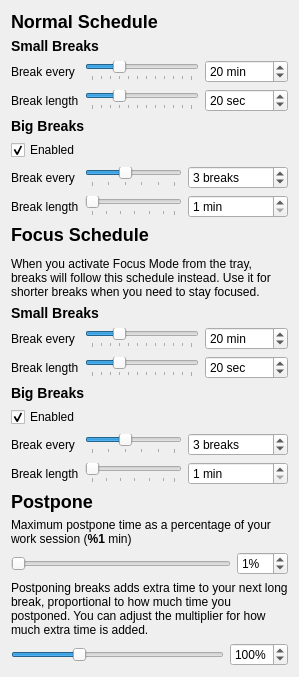
          <widget class="QWidget" name="breakPage">
           <layout class="QVBoxLayout" name="verticalLayout_1">
            <item>
             <widget class="QLabel" name="label_20">
              <property name="text">
               <string>&lt;h2&gt;Normal Schedule&lt;/h2&gt;</string>
              </property>
             </widget>
            </item>
            <item>
             <widget class="QLabel" name="label_21">
              <property name="text">
               <string>&lt;h3&gt;Small Breaks&lt;/h3&gt;</string>
              </property>
             </widget>
            </item>
            <item>
             <layout class="QGridLayout" name="gridLayout_2">
              <item row="1" column="2">
               <widget class="QSpinBox" name="smallBreakForBox">
                <property name="suffix">
                 <string> sec</string>
                </property>
                <property name="minimum">
                 <number>5</number>
                </property>
                <property name="maximum">
                 <number>65535</number>
                </property>
                <property name="value">
                 <number>20</number>
                </property>
               </widget>
              </item>
              <item row="1" column="1">
               <widget class="SteppedSlider" name="smallBreakForSlider">
                <property name="minimum">
                 <number>5</number>
                </property>
                <property name="maximum">
                 <number>60</number>
                </property>
                <property name="singleStep">
                 <number>5</number>
                </property>
                <property name="pageStep">
                 <number>5</number>
                </property>
                <property name="value">
                 <number>20</number>
                </property>
                <property name="orientation">
                 <enum>Qt::Orientation::Horizontal</enum>
                </property>
                <property name="tickPosition">
                 <enum>QSlider::TickPosition::TicksBelow</enum>
                </property>
               </widget>
              </item>
              <item row="1" column="0">
               <widget class="QLabel" name="label_4">
                <property name="toolTip">
                 <string extracomment="Tooltip for &quot;Break length&quot; config (small break)">Duration of small breaks (in seconds)</string>
                </property>
                <property name="text">
                 <string>Break length</string>
                </property>
               </widget>
              </item>
              <item row="0" column="2">
               <widget class="QSpinBox" name="smallBreakEveryBox">
                <property name="suffix">
                 <string> min</string>
                </property>
                <property name="minimum">
                 <number>5</number>
                </property>
                <property name="maximum">
                 <number>65535</number>
                </property>
                <property name="value">
                 <number>20</number>
                </property>
               </widget>
              </item>
              <item row="0" column="1">
               <widget class="SteppedSlider" name="smallBreakEverySlider">
                <property name="minimum">
                 <number>5</number>
                </property>
                <property name="maximum">
                 <number>60</number>
                </property>
                <property name="singleStep">
                 <number>5</number>
                </property>
                <property name="pageStep">
                 <number>5</number>
                </property>
                <property name="value">
                 <number>20</number>
                </property>
                <property name="orientation">
                 <enum>Qt::Orientation::Horizontal</enum>
                </property>
                <property name="tickPosition">
                 <enum>QSlider::TickPosition::TicksBelow</enum>
                </property>
                <property name="tickInterval">
                 <number>0</number>
                </property>
               </widget>
              </item>
              <item row="0" column="0">
               <widget class="QLabel" name="label_3">
                <property name="toolTip">
                 <string extracomment="Tooltip for &quot;Break every&quot; config (small break)">Length of work time between breaks</string>
                </property>
                <property name="text">
                 <string>Break every</string>
                </property>
               </widget>
              </item>
             </layout>
            </item>
            <item>
             <widget class="QLabel" name="label_22">
              <property name="text">
               <string>&lt;h3&gt;Big Breaks&lt;/h3&gt;</string>
              </property>
             </widget>
            </item>
            <item>
             <widget class="QCheckBox" name="bigBreakEnabled">
              <property name="text">
               <string>Enabled</string>
              </property>
              <property name="checked">
               <bool>true</bool>
              </property>
             </widget>
            </item>
            <item>
             <layout class="QGridLayout" name="gridLayout_5">
              <item row="0" column="2">
               <widget class="QSpinBox" name="bigBreakAfterBox">
                <property name="suffix">
                 <string> breaks</string>
                </property>
                <property name="minimum">
                 <number>1</number>
                </property>
                <property name="maximum">
                 <number>65535</number>
                </property>
                <property name="value">
                 <number>3</number>
                </property>
               </widget>
              </item>
              <item row="0" column="0">
               <widget class="QLabel" name="label_5">
                <property name="toolTip">
                 <string extracomment="Tooltip for &quot;Break every&quot; config (big break)">Every so many breaks will be a big break</string>
                </property>
                <property name="text">
                 <string>Break every</string>
                </property>
               </widget>
              </item>
              <item row="1" column="2">
               <widget class="QSpinBox" name="bigBreakForBox">
                <property name="suffix">
                 <string> min</string>
                </property>
                <property name="minimum">
                 <number>1</number>
                </property>
                <property name="maximum">
                 <number>65535</number>
                </property>
               </widget>
              </item>
              <item row="0" column="1">
               <widget class="SteppedSlider" name="bigBreakAfterSlider">
                <property name="minimum">
                 <number>1</number>
                </property>
                <property name="maximum">
                 <number>6</number>
                </property>
                <property name="pageStep">
                 <number>1</number>
                </property>
                <property name="value">
                 <number>3</number>
                </property>
                <property name="orientation">
                 <enum>Qt::Orientation::Horizontal</enum>
                </property>
                <property name="tickPosition">
                 <enum>QSlider::TickPosition::TicksBelow</enum>
                </property>
               </widget>
              </item>
              <item row="1" column="1">
               <widget class="SteppedSlider" name="bigBreakForSlider">
                <property name="minimum">
                 <number>1</number>
                </property>
                <property name="maximum">
                 <number>30</number>
                </property>
                <property name="singleStep">
                 <number>1</number>
                </property>
                <property name="pageStep">
                 <number>1</number>
                </property>
                <property name="value">
                 <number>1</number>
                </property>
                <property name="orientation">
                 <enum>Qt::Orientation::Horizontal</enum>
                </property>
                <property name="tickPosition">
                 <enum>QSlider::TickPosition::TicksBelow</enum>
                </property>
                <property name="tickInterval">
                 <number>5</number>
                </property>
               </widget>
              </item>
              <item row="1" column="0">
               <widget class="QLabel" name="label_6">
                <property name="toolTip">
                 <string extracomment="Tooltip for &quot;Break length&quot; config (big break)">Duration of big breaks (in seconds)</string>
                </property>
                <property name="text">
                 <string>Break length</string>
                </property>
               </widget>
              </item>
             </layout>
            </item>
            <item>
             <widget class="QLabel" name="label_32">
              <property name="text">
               <string>&lt;h2&gt;Focus Schedule&lt;/h2&gt;When you activate Focus Mode from the tray, breaks will follow this schedule instead. Use it for shorter breaks when you need to stay  focused.</string>
              </property>
              <property name="wordWrap">
               <bool>true</bool>
              </property>
             </widget>
            </item>
            <item>
             <widget class="QLabel" name="label_36">
              <property name="text">
               <string>&lt;h3&gt;Small Breaks&lt;/h3&gt;</string>
              </property>
             </widget>
            </item>
            <item>
             <layout class="QGridLayout" name="gridLayout_13">
              <item row="1" column="2">
               <widget class="QSpinBox" name="focusSmallBreakForBox">
                <property name="suffix">
                 <string> sec</string>
                </property>
                <property name="minimum">
                 <number>5</number>
                </property>
                <property name="maximum">
                 <number>65535</number>
                </property>
                <property name="value">
                 <number>20</number>
                </property>
               </widget>
              </item>
              <item row="1" column="1">
               <widget class="SteppedSlider" name="focusSmallBreakForSlider">
                <property name="minimum">
                 <number>5</number>
                </property>
                <property name="maximum">
                 <number>60</number>
                </property>
                <property name="singleStep">
                 <number>5</number>
                </property>
                <property name="pageStep">
                 <number>5</number>
                </property>
                <property name="value">
                 <number>20</number>
                </property>
                <property name="orientation">
                 <enum>Qt::Orientation::Horizontal</enum>
                </property>
                <property name="tickPosition">
                 <enum>QSlider::TickPosition::TicksBelow</enum>
                </property>
               </widget>
              </item>
              <item row="1" column="0">
               <widget class="QLabel" name="label_39">
                <property name="toolTip">
                 <string extracomment="Tooltip for &quot;Break length&quot; config (small break)">Duration of small breaks (in seconds)</string>
                </property>
                <property name="text">
                 <string>Break length</string>
                </property>
               </widget>
              </item>
              <item row="0" column="2">
               <widget class="QSpinBox" name="focusSmallBreakEveryBox">
                <property name="suffix">
                 <string> min</string>
                </property>
                <property name="minimum">
                 <number>5</number>
                </property>
                <property name="maximum">
                 <number>65535</number>
                </property>
                <property name="value">
                 <number>20</number>
                </property>
               </widget>
              </item>
              <item row="0" column="1">
               <widget class="SteppedSlider" name="focusSmallBreakEverySlider">
                <property name="minimum">
                 <number>5</number>
                </property>
                <property name="maximum">
                 <number>60</number>
                </property>
                <property name="singleStep">
                 <number>5</number>
                </property>
                <property name="pageStep">
                 <number>5</number>
                </property>
                <property name="value">
                 <number>20</number>
                </property>
                <property name="orientation">
                 <enum>Qt::Orientation::Horizontal</enum>
                </property>
                <property name="tickPosition">
                 <enum>QSlider::TickPosition::TicksBelow</enum>
                </property>
                <property name="tickInterval">
                 <number>0</number>
                </property>
               </widget>
              </item>
              <item row="0" column="0">
               <widget class="QLabel" name="label_40">
                <property name="toolTip">
                 <string extracomment="Tooltip for &quot;Break every&quot; config (small break)">Length of work time between breaks</string>
                </property>
                <property name="text">
                 <string>Break every</string>
                </property>
               </widget>
              </item>
             </layout>
            </item>
            <item>
             <widget class="QLabel" name="label_45">
              <property name="text">
               <string>&lt;h3&gt;Big Breaks&lt;/h3&gt;</string>
              </property>
             </widget>
            </item>
            <item>
             <widget class="QCheckBox" name="focusBigBreakEnabled">
              <property name="text">
               <string>Enabled</string>
              </property>
              <property name="checked">
               <bool>true</bool>
              </property>
             </widget>
            </item>
            <item>
             <layout class="QGridLayout" name="gridLayout_14">
              <item row="0" column="2">
               <widget class="QSpinBox" name="focusBigBreakAfterBox">
                <property name="suffix">
                 <string> breaks</string>
                </property>
                <property name="minimum">
                 <number>1</number>
                </property>
                <property name="maximum">
                 <number>65535</number>
                </property>
                <property name="value">
                 <number>3</number>
                </property>
               </widget>
              </item>
              <item row="0" column="0">
               <widget class="QLabel" name="label_46">
                <property name="toolTip">
                 <string extracomment="Tooltip for &quot;Break every&quot; config (big break)">Every so many breaks will be a big break</string>
                </property>
                <property name="text">
                 <string>Break every</string>
                </property>
               </widget>
              </item>
              <item row="1" column="2">
               <widget class="QSpinBox" name="focusBigBreakForBox">
                <property name="suffix">
                 <string> min</string>
                </property>
                <property name="minimum">
                 <number>1</number>
                </property>
                <property name="maximum">
                 <number>65535</number>
                </property>
               </widget>
              </item>
              <item row="0" column="1">
               <widget class="SteppedSlider" name="focusBigBreakAfterSlider">
                <property name="minimum">
                 <number>1</number>
                </property>
                <property name="maximum">
                 <number>6</number>
                </property>
                <property name="pageStep">
                 <number>1</number>
                </property>
                <property name="value">
                 <number>3</number>
                </property>
                <property name="orientation">
                 <enum>Qt::Orientation::Horizontal</enum>
                </property>
                <property name="tickPosition">
                 <enum>QSlider::TickPosition::TicksBelow</enum>
                </property>
               </widget>
              </item>
              <item row="1" column="1">
               <widget class="SteppedSlider" name="focusBigBreakForSlider">
                <property name="minimum">
                 <number>1</number>
                </property>
                <property name="maximum">
                 <number>30</number>
                </property>
                <property name="singleStep">
                 <number>1</number>
                </property>
                <property name="pageStep">
                 <number>1</number>
                </property>
                <property name="value">
                 <number>1</number>
                </property>
                <property name="orientation">
                 <enum>Qt::Orientation::Horizontal</enum>
                </property>
                <property name="tickPosition">
                 <enum>QSlider::TickPosition::TicksBelow</enum>
                </property>
                <property name="tickInterval">
                 <number>5</number>
                </property>
               </widget>
              </item>
              <item row="1" column="0">
               <widget class="QLabel" name="label_47">
                <property name="toolTip">
                 <string extracomment="Tooltip for &quot;Break length&quot; config (big break)">Duration of big breaks (in seconds)</string>
                </property>
                <property name="text">
                 <string>Break length</string>
                </property>
               </widget>
              </item>
             </layout>
            </item>
            <item>
             <widget class="QLabel" name="label_23">
              <property name="text">
               <string>&lt;h2&gt;Postpone&lt;/h2&gt;</string>
              </property>
             </widget>
            </item>
            <item>
             <widget class="DynamicLabel" name="postponeSessionRatioLabel">
              <property name="text">
               <string>Maximum postpone time as a percentage of your work session (&lt;b&gt;%1&lt;/b&gt; min)</string>
              </property>
              <property name="wordWrap">
               <bool>true</bool>
              </property>
             </widget>
            </item>
            <item>
             <layout class="QGridLayout" name="gridLayout_3">
              <property name="verticalSpacing">
               <number>12</number>
              </property>
              <item row="0" column="0">
               <widget class="QSlider" name="postponeMaxMinuteSlider">
                <property name="minimum">
                 <number>1</number>
                </property>
                <property name="orientation">
                 <enum>Qt::Orientation::Horizontal</enum>
                </property>
               </widget>
              </item>
              <item row="0" column="1">
               <widget class="QSpinBox" name="postponeMaxMinuteBox">
                <property name="suffix">
                 <string notr="true">%</string>
                </property>
                <property name="value">
                 <number>1</number>
                </property>
               </widget>
              </item>
             </layout>
            </item>
            <item>
             <widget class="QLabel" name="label_81">
              <property name="text">
               <string>Postponing breaks adds extra time to your next long break, proportional to how much time you postponed. You can adjust the multiplier for how much extra time is added.</string>
              </property>
              <property name="wordWrap">
               <bool>true</bool>
              </property>
             </widget>
            </item>
            <item>
             <layout class="QGridLayout" name="gridLayout_27">
              <property name="verticalSpacing">
               <number>12</number>
              </property>
              <item row="0" column="0">
               <widget class="QSlider" name="postponeExtendBreakSlider">
                <property name="minimum">
                 <number>10</number>
                </property>
                <property name="maximum">
                 <number>300</number>
                </property>
                <property name="value">
                 <number>100</number>
                </property>
                <property name="orientation">
                 <enum>Qt::Orientation::Horizontal</enum>
                </property>
               </widget>
              </item>
              <item row="0" column="1">
               <widget class="QSpinBox" name="postponeExtendBreakBox">
                <property name="suffix">
                 <string notr="true">%</string>
                </property>
                <property name="minimum">
                 <number>10</number>
                </property>
                <property name="maximum">
                 <number>300</number>
                </property>
                <property name="value">
                 <number>100</number>
                </property>
               </widget>
              </item>
             </layout>
            </item>
           </layout>
          </widget>
